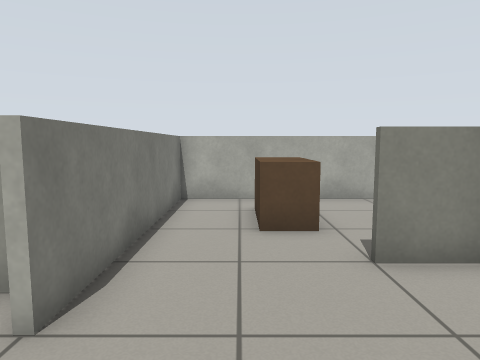
[1] (above)

21 first-person views from a walk through a Gazebo world. The camera is 0.88 m above the floor, tilts 6° down and sees 70° across. The floor is counted in squares, 0.5 m on a side. Each view is taken from the middle of a square. On the plan, view 1 faces up. The plan holds only what a view shows up to about 17 squares ahead; the rest is blank. The place goes on beyond the plan.

[2]
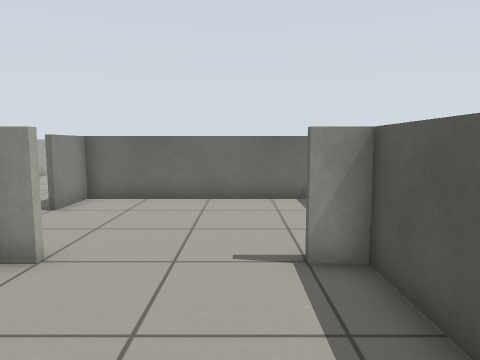

[3]
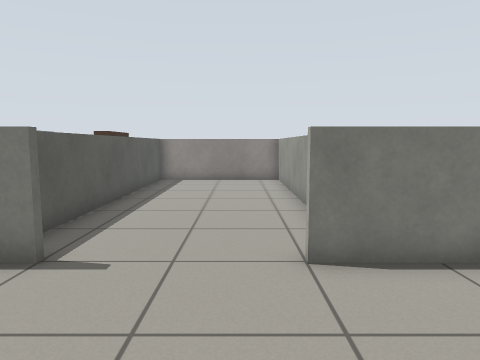

[4]
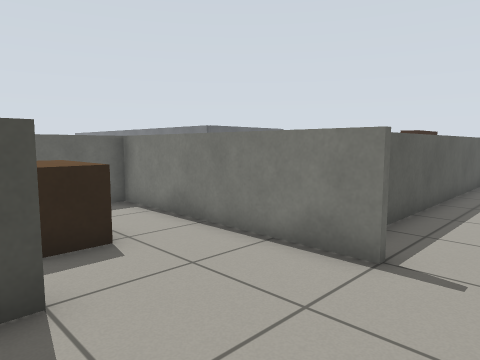

[5]
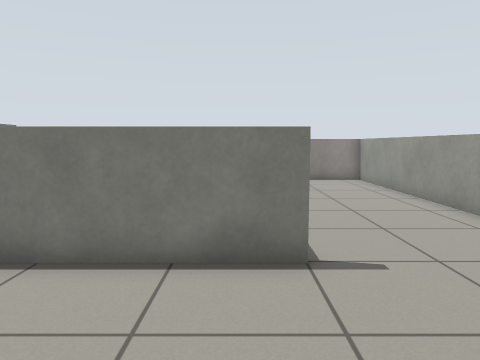

[6]
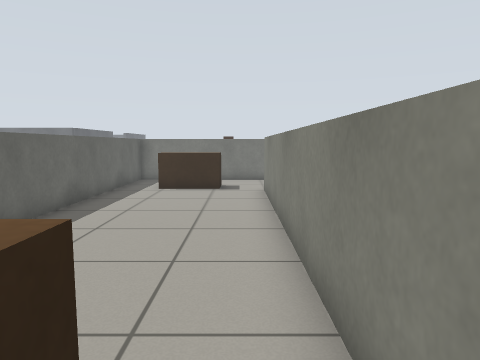

[7]
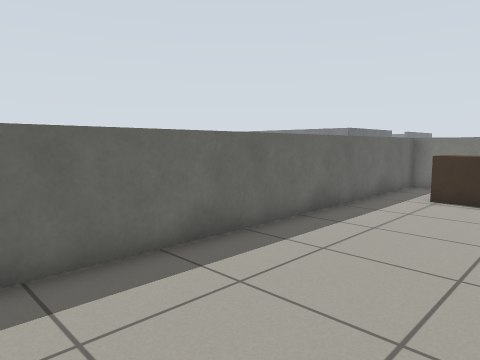

[8]
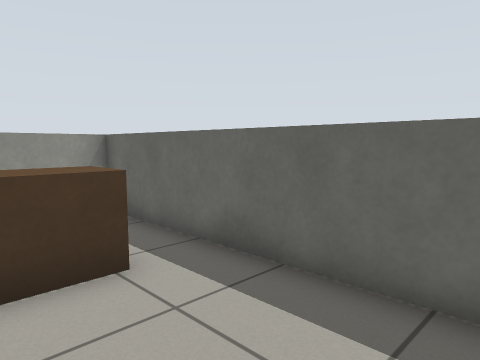

[9]
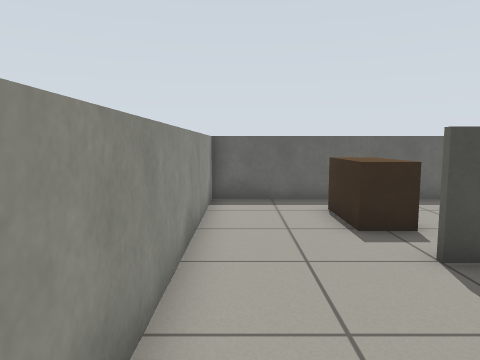

[10]
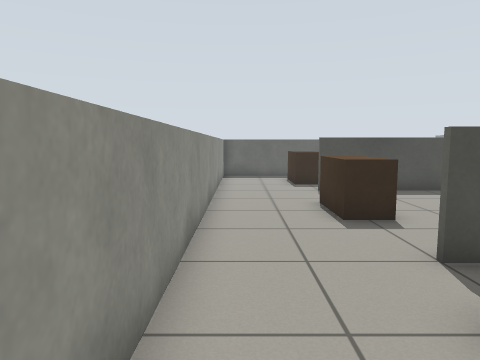

[11]
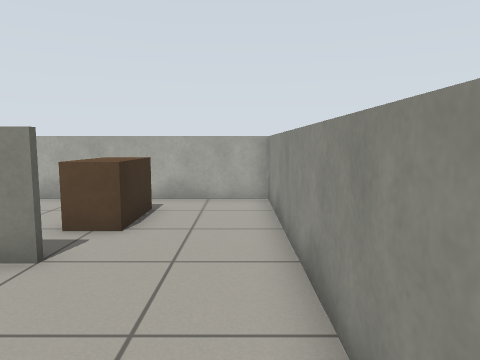

[12]
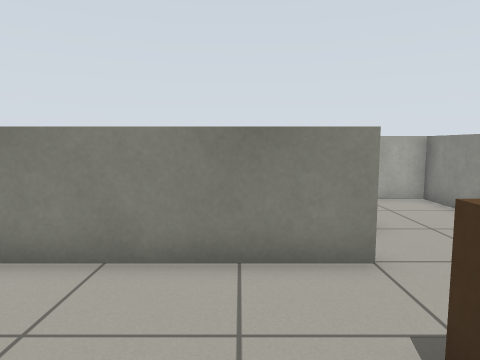

[13]
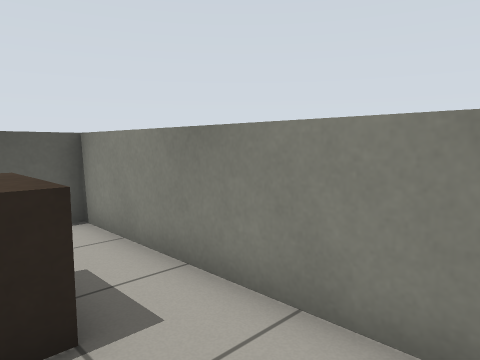

[14]
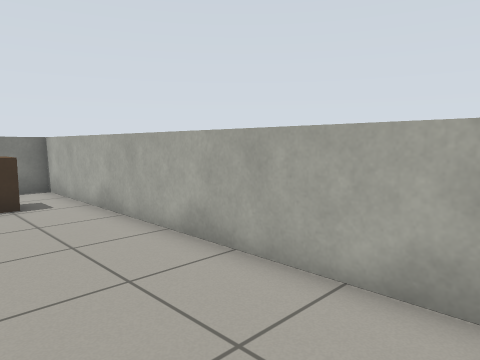

[15]
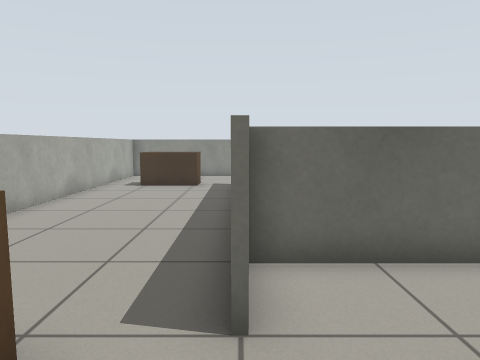

[16]
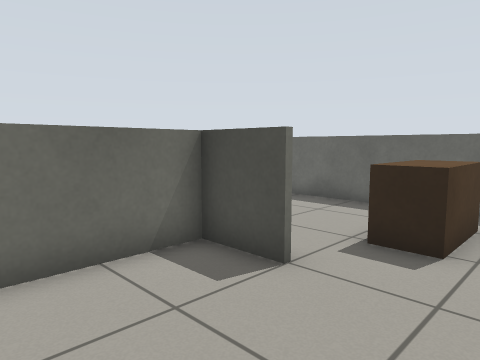

[17]
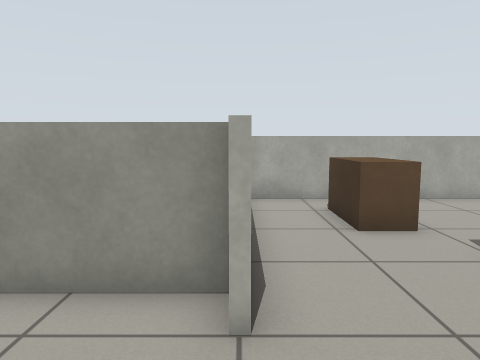

[18]
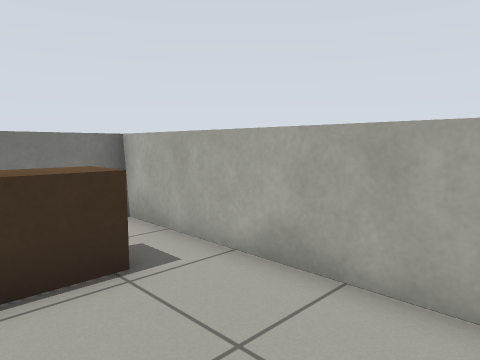

[19]
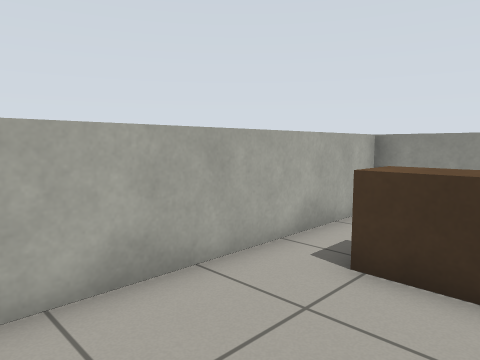

[20]
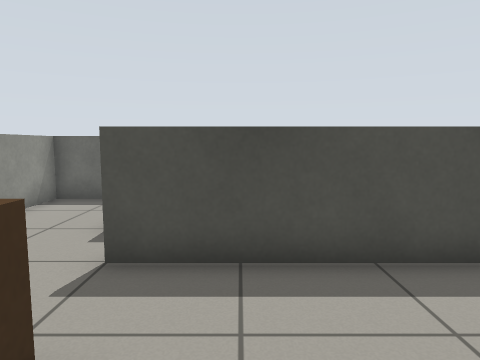

[21]
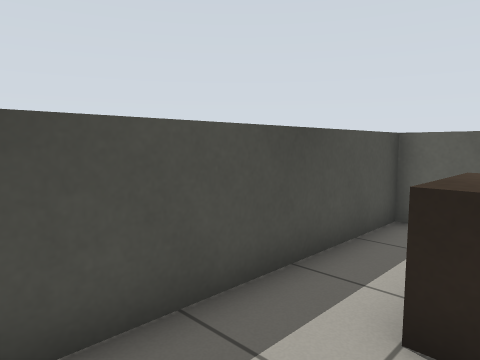

### Floor plan
Key: @ floor where view 1 was taken; . floor; = window, fence, low wall or low ledge; B brown box; O other object.
Columns run from 16 left of view 1 to 18 right of it. Each row starts with its distance up from view 1.
 11               =====================
 10               =...................=
  9               =.BBB..........BBB..=
  8               =.BBB..........BBB..=
  7               =.BBB..........BBB..=
  6               =...................=
  5               =...=============...=
  4   =============.....=.............=
  3   =...........=.....=  BBB........=
  2   =.................=    B  .BBB..=
  1   =.................=       . BB..=
  0   =.............@...=    B ..BBB..=
 -1   =...........=.....=  BBB........=
 -2   =============.....=.............=
 -3               =...=============...=
 -4               =...................=
 -5 OO            =.BBB..........BBB..=
 -6               =.BBB..........BBB..=
 -7               =.BBB..........BBB..=
 -8               =...................=
 -9               =====================

Positions as (right, up) in squares from view 1, and headings:
1: (0, 0), facing up
2: (-7, 0), facing right
3: (3, 2), facing left
4: (3, 1), facing down-left
5: (3, -2), facing left
6: (15, -4), facing left
7: (13, -4), facing down-left
8: (9, -5), facing down-right
9: (17, 2), facing down
10: (17, 10), facing down
11: (17, 0), facing up
12: (12, 0), facing up
13: (12, 2), facing up-left
14: (12, 7), facing up-left
15: (-1, 5), facing right
16: (-1, 1), facing down-right
17: (-2, 0), facing up
18: (6, 7), facing up-left
19: (9, 7), facing up-right
20: (12, 2), facing down
21: (12, 0), facing down-left
